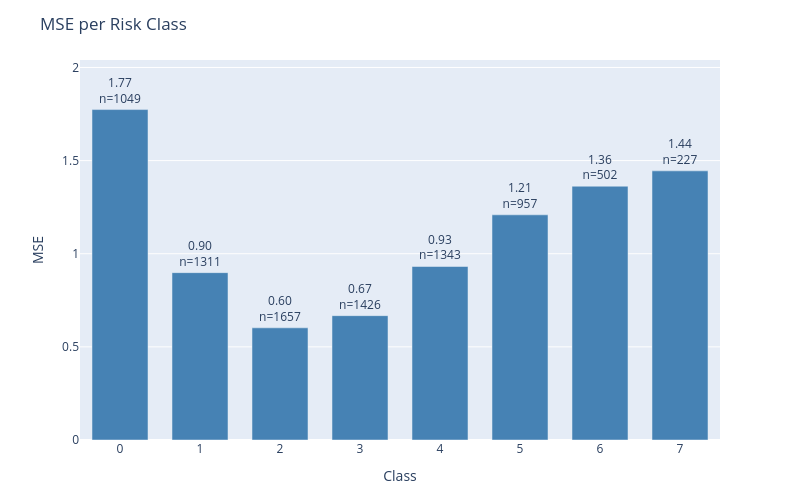

Notebook source saved alongside this figure:
### Code cell
plot_error_by_group(
    df=results_test,
    y_true_col='actual',
    y_pred_col='prediction',
    group_by='class',
    metric='mse',
    title='MSE per Risk Class'
)

### Figure 1 — Plotly figure (JSON) as saved in the notebook; plotly's stock layout.template omitted (floating-point values rounded to 4 significant figures)
{"data": [{"marker": {"color": "steelblue"}, "text": ["1.77<br>n=1049", "0.90<br>n=1311", "0.60<br>n=1657", "0.67<br>n=1426", "0.93<br>n=1343", "1.21<br>n=957", "1.36<br>n=502", "1.44<br>n=227"], "textposition": "outside", "type": "bar", "x": ["0", "1", "2", "3", "4", "5", "6", "7"], "y": [1.774, 0.8986, 0.6023, 0.6676, 0.9315, 1.209, 1.363, 1.445]}], "layout": {"bargap": 0.3, "height": 500, "margin": {"b": 60, "t": 60}, "title": {"text": "MSE per Risk Class"}, "uniformtext": {"minsize": 8, "mode": "hide"}, "width": 800, "xaxis": {"title": {"text": "Class"}}, "yaxis": {"range": [0, 2.04], "title": {"text": "MSE"}}}}
